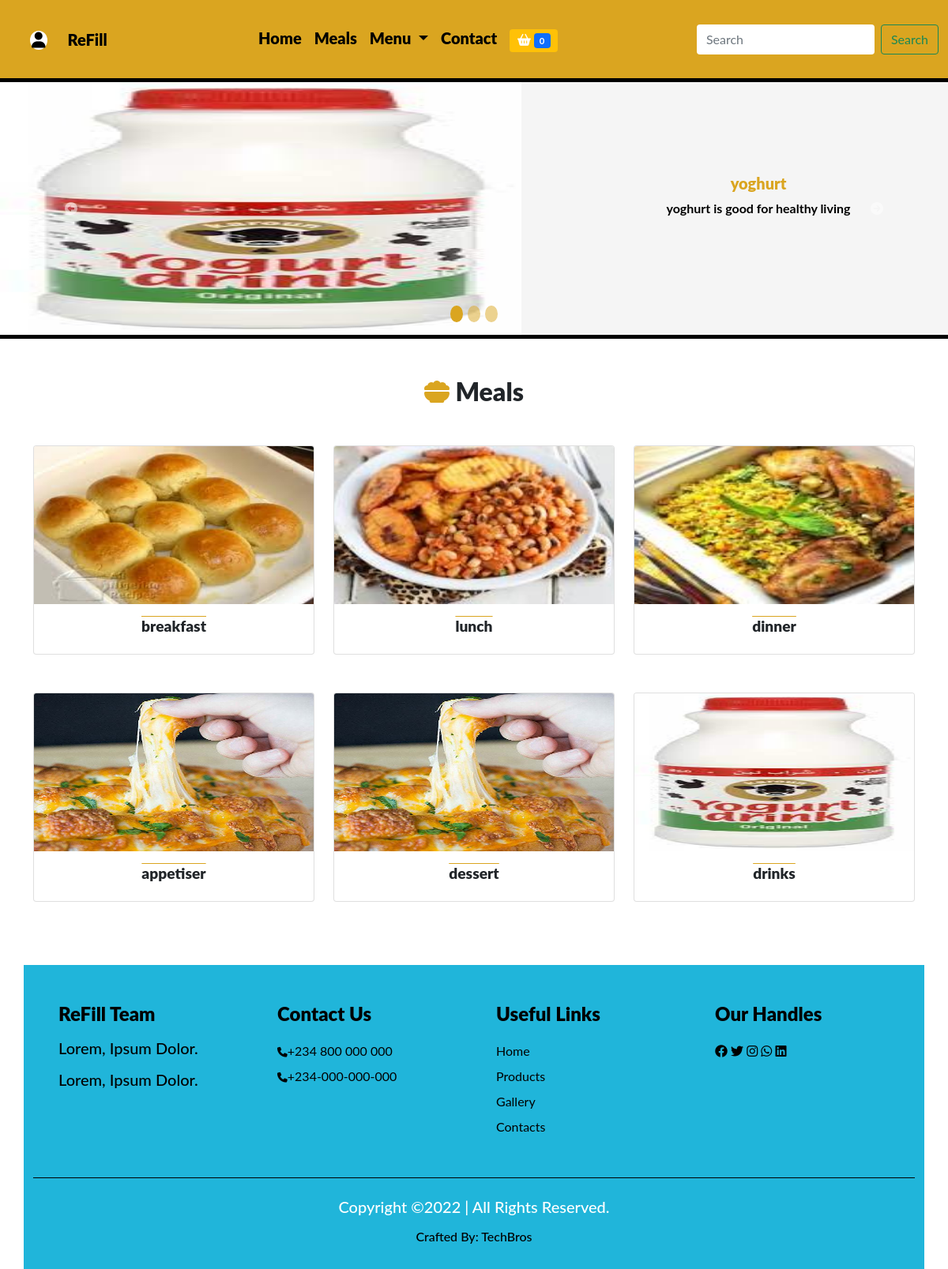
The page /categories on the database its author committed.
### techbro/models.py (models this page shows, shortened)
class Showcase(models.Model):
    show_name = models.CharField(max_length=50)
    show_txt = models.CharField(max_length=250)
    show_img = models.ImageField(upload_to='showcase', default='show.png')
    class Meta:
        db_table = 'showcase'
        managed = True
        verbose_name = 'showcase'
        verbose_name_plural = 'showcases'

class Category(models.Model):
    cat_name = models.CharField(max_length=50)
    cat_image = models.ImageField(upload_to='category')
    class Meta:
        db_table = 'category'
        managed = True
        verbose_name = 'Category'
        verbose_name_plural = 'Categories'

### techbro/views.py (the view)
# urls.py: path('categories', categories, name='categories'),
def categories(request):
     categories = Category.objects.all()
     slide1 = Showcase.objects.get(pk=1)
     slide2 = Showcase.objects.get(pk=2)
     slide3 = Showcase.objects.get(pk=3)
     context = {
       'categories': categories,
       'slide1':slide1,
       'slide2':slide2,
       'slide3':slide3,
    }
     return render(request, 'categories.html', context)

### techbro/context_processor.py (called while the page is built)
def cartcount(request):
    count = Shopcart.objects.filter(user__username = request.user.username,paid=False)
    itemcount = 0
    for item in count:
        itemcount += item.c_item
    context = {
        'itemcount': itemcount
    }
    return context

### techbro/templates/categories.html (shortened to what this page needs)
      {% extends 'base.html' %}
      {% block header %}{% include 'header.html' %} {% endblock header %}
      {% block showcase %}{% include 'showcase.html' %}{% endblock showcase %}
      {% block content %}
          <section class="meals">
              <div class="container">
                <h2 class="text-center mt-5 mb-5"><i class="fa-solid fa-bowl-food"></i> Meals</h2>
              </div>
              <div class="container">
                <div class="row justify-content-center gy-5 gx-4">
                  {% if categories %}
                    {% for item in categories %}
                      <div class="col-5 col-sm-4 col-md-3 col-lg-2 col-xl-4">
                        <div class="card">
                          <a href="breakfast.html"><img src="{{item.cat_image.url}}" class="card-img-top"></a>
                          <div class="card-body text-center">
                              <h3 class="card-title">{{item.cat_name}}</h3>
                            </div>
                          </div>
                        </div>
                    {% endfor %}
                  {% endif %}
                </div>
              </div>
            </section>
      {% endblock content %}
      {% block footer %}{% include 'footer.html' %}{% endblock footer %}

### techbro/templates/showcase.html (shortened to what this page needs)
<section class="showcase">
    <div>
      <div id="carouselExampleCaptions" class="carousel slide" data-bs-ride="carousel">
        <div class="carousel-indicators">
          <button type="button" data-bs-target="#carouselExampleCaptions" data-bs-slide-to="0" class="active" aria-current="true" aria-label="Slide 1"></button>
          <button type="button" data-bs-target="#carouselExampleCaptions" data-bs-slide-to="1" aria-label="Slide 2"></button>
          <button type="button" data-bs-target="#carouselExampleCaptions" data-bs-slide-to="2" aria-label="Slide 3"></button>
        </div>
        <div class="carousel-inner">
          <div class="carousel-item active h-100">
              <img src="{{slide1.show_img.url}}" class="d-block h-100">
              <div class="carousel-caption">
                <h5>{{slide1.show_name}}</h5>
                <p>{{slide1.show_txt}}</p>
              </div>
          </div>
            <button class="carousel-control-prev" type="button" data-bs-target="#carouselExampleCaptions" data-bs-slide="prev">
              <span><i class="fa-solid fa-circle-left"></i></span>
             </button>
            <button class="carousel-control-next" type="button" data-bs-target="#carouselExampleCaptions" data-bs-slide="next">
             <span><i class="fa-solid fa-circle-arrow-right"></i></span>
            </button>
        </div>
      </div>
    </div>
</section>

### techbro/static/css/dash.css (style rules this page uses)
* { box-sizing: border-box; margin: 0; padding: 0; }

### techbro/static/css/nedu.css (style rules this page uses)
* { padding: 0; margin: 0; box-sizing: border-box; }
:root { --body: white; --navbody: pink; --navbar: #0f0f0ffb; --text: #f8aa02; --navback: #003566; --moon: black; }
body { font-family: 'Lato', sans-serif; background: var(--body); }
.carousel-item img { width: 100%; height: 25rem; }

### techbro/static/css/styles.css (style rules this page uses)
* { margin: 0; padding: 0; box-sizing: border-box; }
h3 { text-align: center; font-weight: 600; font-size: 1.2rem; }

### techbro/static/css/index.css (style rules this page uses)
* { margin: 0; padding: 0; box-sizing: border-box; }
.showcase { border-bottom: 5px solid black; }
.showcase .carousel .carousel-indicators button { background: goldenrod; height: .1rem; width: 1rem; border-radius: 100%; }
.showcase .carousel-caption h5 { color: goldenrod; font-weight: 900; }
.showcase .carousel-caption p { color: black; font-weight: 700; }
.showcase .carousel-inner { height: 20rem; background: whitesmoke; }
.showcase .carousel-inner .carousel-item img { width: 55%; }
.showcase .carousel-inner .carousel-caption { position: absolute; top: 30%; right: 0; left: 60%; bottom: 0; }
.meals h2 { font-weight: 900; }
.meals .container .fa-solid { color: goldenrod; }
.meals .card h3 { font-weight: 900; text-decoration: overline goldenrod; }
.meals .card { line-height: 20px; transition: 0.5s; }
.meals .card img { height: 200px; opacity: 1; transition: 0.5s; }

### rows shown on the page
Showcase: show_img (picture), show_name "yoghurt", show_txt "yoghurt is good for healthy living"
Category: cat_image (picture), cat_name "breakfast"
Category: cat_image (picture), cat_name "lunch"
Category: cat_image (picture), cat_name "dinner"
Category: cat_image (picture), cat_name "appetiser"
Category: cat_image (picture), cat_name "dessert"
Category: cat_image (picture), cat_name "drinks"
